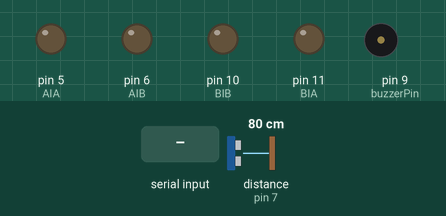
Bench run of a sketch on a simulated Arduino Uno, built with avr-gcc and run on an emulated ATmega328P. Parts: output pins drawn as LEDs (lit = HIGH), buzzer (waves = sounding). Wiring (inferred from the names in the program): ultrasonic range finder: trigger pin 8; echo pin 7. The test bench sets the inputs (shaded band); at power-on: distance to the obstacle (sensor on pin 7) 80 cm. The echo pulse lasts 58.3 µs per cm; pins used as bus, display or sensor lines are not drawn; what the sketch prints to the serial monitor is not drawn.

Above: at 1.2 s.
1.3 s: distance to the obstacle (sensor on pin 7) set to 55 cm
2.8 s: distance to the obstacle (sensor on pin 7) set to 48 cm
At 3.12 s:
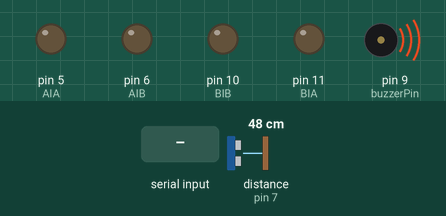
5.8 s: "S" received over Serial
At 6.1 s:
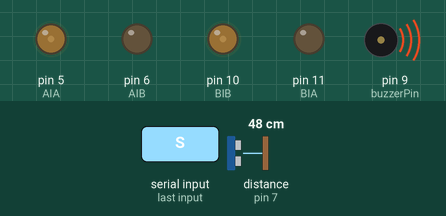
8.8 s: "F" received over Serial
At 10.7 s:
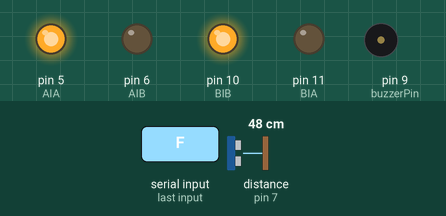
11.8 s: "B" received over Serial
At 13.7 s:
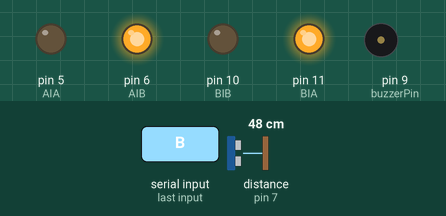
14.8 s: "R" received over Serial
At 16.6 s:
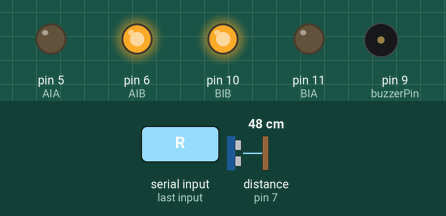
Timing chart, 0 to 18.8 s (numbered marks = the images above; inputs shaded):
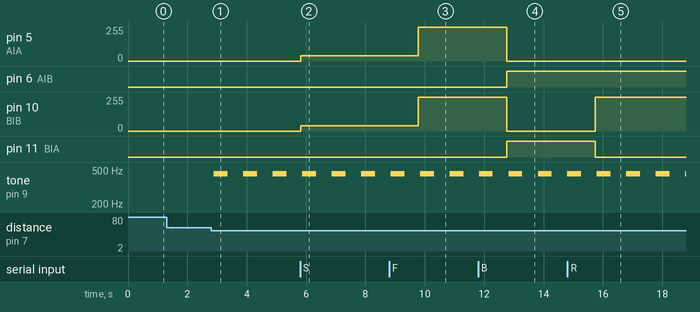

The sketch:

arac_full_control.ino
```cpp
int AIB = 6 ;
int AIA = 5 ;
int BIB = 10 ;
int BIA = 11;

#define echoPin 7
#define trigPin 8
#define buzzerPin 9

int maximumRange = 50;
int minimumRange = 0;
char komut;


void setup() {
Serial.begin(9600);

 pinMode(AIB,OUTPUT);
 pinMode(AIA,OUTPUT);
 pinMode(BIA,OUTPUT);
 pinMode(BIB,OUTPUT);
 pinMode(trigPin, OUTPUT);
 pinMode(echoPin, INPUT);
 pinMode(buzzerPin, OUTPUT);

}

void loop() {
  int olcum = mesafe(maximumRange, minimumRange);
  melodi(olcum*10);
  komut = Serial.read();
  Serial.println(komut);

 if(olcum > 0 && olcum <= 40) {
   analogWrite(AIB,0);
   analogWrite(AIA,40);
   analogWrite(BIB,40);
   analogWrite(BIA,0);
  } else {
     if(komut == 'S') {
       dur();

     } else if(komut == 'F') {
       ileri();

     } else if(komut == 'B') {
        geri();

     } else if(komut == 'R') {
        sag();

     } else if(komut == 'L') {
        sol();

     }

  }
}

void dur() {
  analogWrite(AIB,0);
  analogWrite(AIA,40);
  analogWrite(BIB,40);
  analogWrite(BIA,0);
}
void ileri() {
  analogWrite(AIB,0);
  analogWrite(AIA,255);
  analogWrite(BIB,255);
  analogWrite(BIA,0);
}

void geri() {
  analogWrite(AIB,255);
  analogWrite(AIA,0);
  analogWrite(BIB,0);
  analogWrite(BIA,255);
}

 void sag() {
  analogWrite(AIB,255);
  analogWrite(AIA, 0);
  analogWrite(BIB, 255);
  analogWrite(BIA, 0);
 }

 void sol() {
  analogWrite(AIB,0);
  analogWrite(AIA, 255);
  analogWrite(BIB, 0);
  analogWrite(BIA, 255);
 }


int mesafe(int maximumRange, int minimumRange) {
  long duration, distance;

  digitalWrite(trigPin, LOW);
  delayMicroseconds(2);
  digitalWrite(trigPin, HIGH);
  delayMicroseconds(10);
  digitalWrite(trigPin, LOW);

  duration = pulseIn(echoPin, HIGH);
  distance = duration / 58.2;
  delay(50);
  if(distance >= maximumRange || distance <= minimumRange)
  return 0;
  return distance;
 }


 int melodi(int dly) {
    tone(buzzerPin, 452);
    delay(dly);
    noTone(buzzerPin);
    delay(dly);
}
```

Measured:
- the behaviour switches between 51 and 50 cm on distance to the obstacle (sensor on pin 7) (found by bisection; images 0 and 1)
- after the input at 2.8 s, tone on pin 9 (buzzerPin): alternates 452 Hz for 0.47 s and silent for 0.52 s, starting after 0.09 s
- after the input at 5.8 s, pin 5 (AIA), pin 10 (BIB): 0/255 → 40/255 at once
- after the input at 8.8 s, pin 5 (AIA), pin 10 (BIB): 40/255 → 255/255 after 0.99 s
- after the input at 11.8 s, pin 5 (AIA), pin 10 (BIB): 255/255 → 0/255 after 0.97 s; pin 6 (AIB), pin 11 (BIA): LOW → HIGH after 0.97 s
- after the input at 14.8 s, pin 10 (BIB): 0/255 → 255/255 after 0.95 s; pin 11 (BIA): HIGH → LOW after 0.95 s
